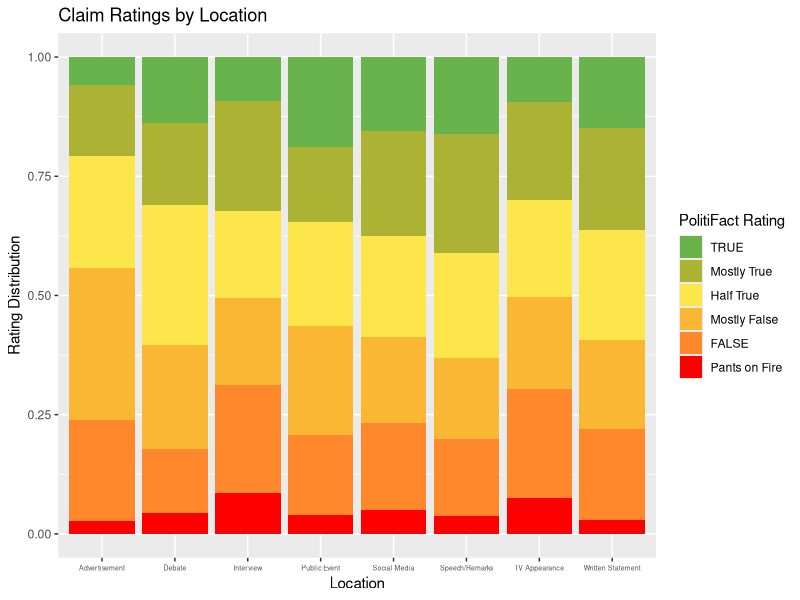
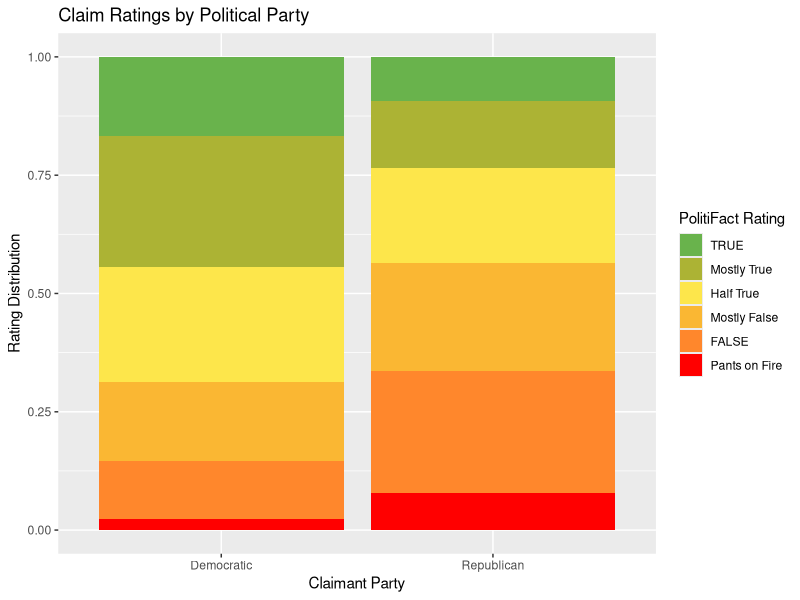
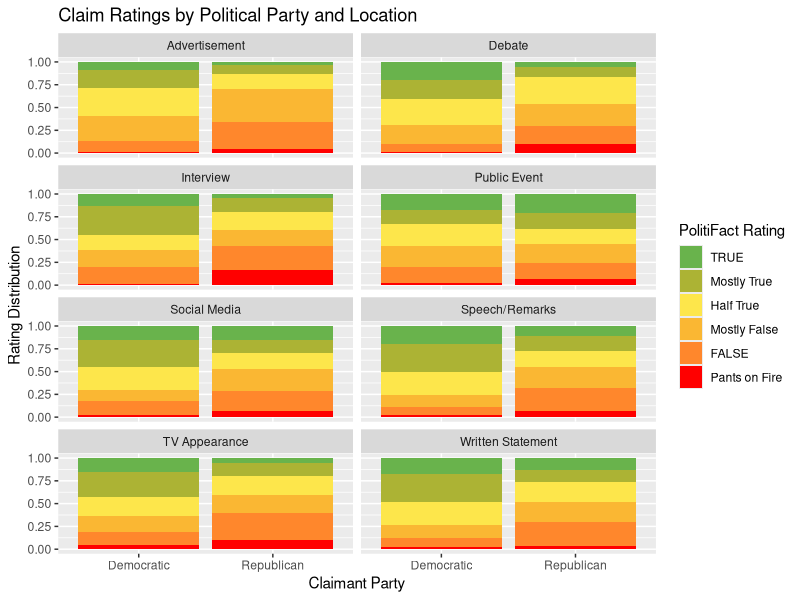
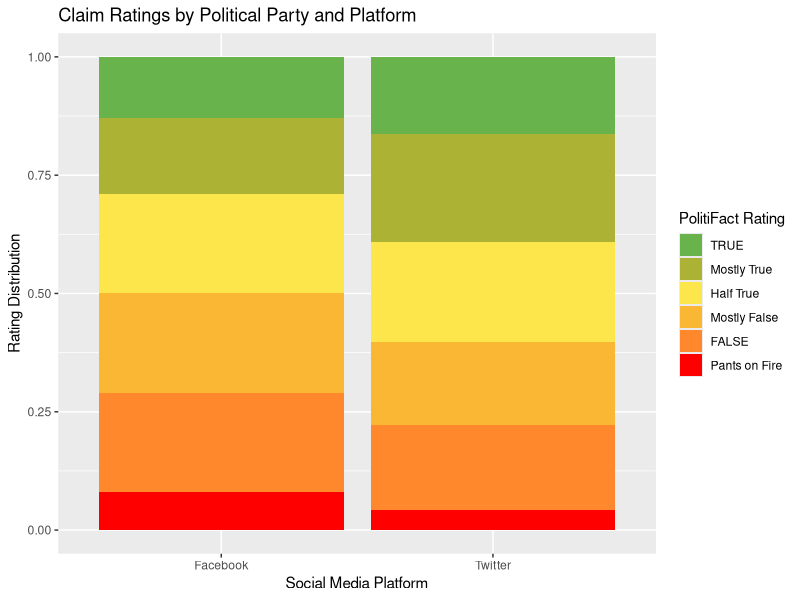
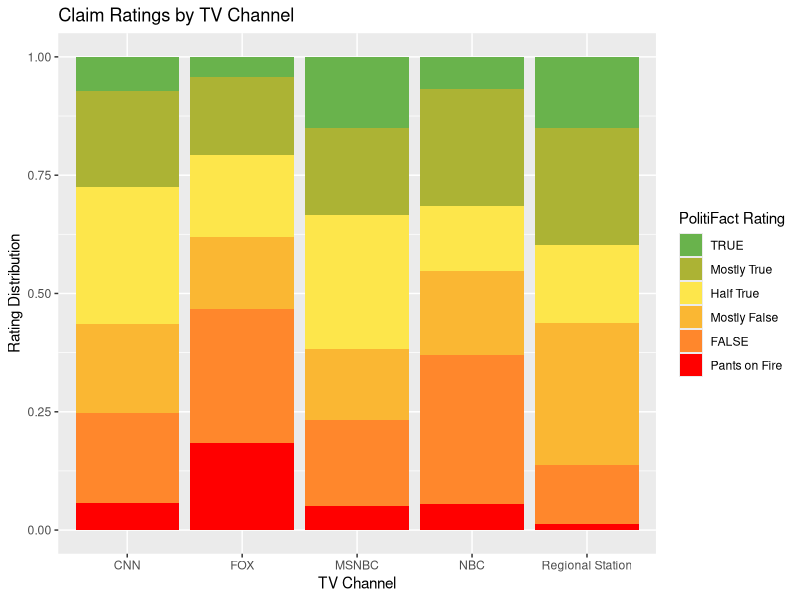
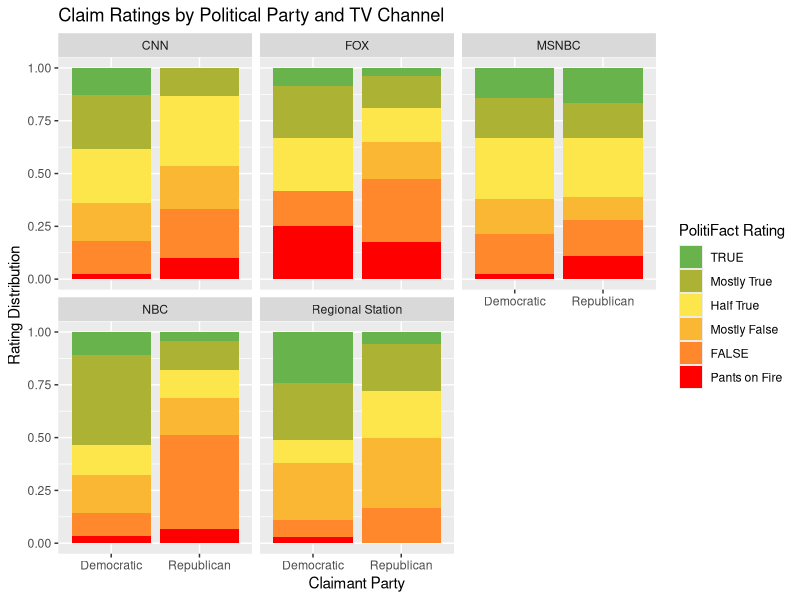
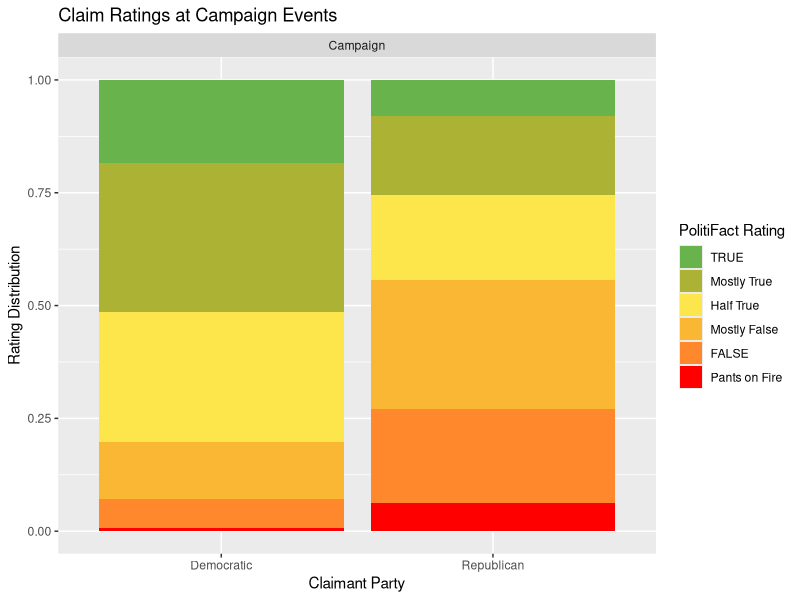

Here is the R script that generated these plots, in order: (Note: this script raises an error after producing the figures.)
## ---- chunk 1
knitr::opts_chunk$set(echo = TRUE)
library(tidyverse)
library(knitr)
## ---- chunk 2
loc_tags <- read.csv("locoflie.csv") %>%
  mutate(textualRating = fct_relevel(textualRating, c("TRUE",
                                                      "Mostly True",
                                                      "Half True",
                                                      "Mostly False",
                                                      "FALSE",
                                                      "Pants on Fire")))

truenesscolors = c("#69B34C", "#ACB334", "#FDE64B", "#FAB733", "#FF872C", "#FF0000")
## ---- chunk 3
loc_tags %>%
  group_by(location) %>%
  summarise(count = n(), prop = n()/nrow(loc_tags)) %>%
  kable(caption = "Distribution of All Claims by Location", digits = 3)
## ---- chunk 4
loc_tags %>%
  ggplot(aes(x = location, fill = textualRating)) +
  geom_bar(position = "fill") +
  labs(
    x = "Location",
    y = "Rating Distribution",
    fill = "PolitiFact Rating",
    title = "Claim Ratings by Location"
  ) +
  scale_fill_manual(values = truenesscolors) +
  theme(axis.text.x = element_text(size = 5))  
## ---- chunk 5
all_loc_count <- loc_tags %>%
  group_by(location) %>%
  summarize(count = n()) %>%
  pull(count)

all_ad <- loc_tags %>%
  filter(location == "Advertisement") %>%
  group_by(textualRating) %>%
  summarize(prop = n()/all_loc_count[1])
all_ad$location <- "Advertisement"

all_deb <- loc_tags %>%
  filter(location == "Debate") %>%
  group_by(textualRating) %>%
  summarize(prop = n()/all_loc_count[2])
all_deb$location <- "Debate"

all_int <- loc_tags %>%
  filter(location == "Interview") %>%
  group_by(textualRating) %>%
  summarize(prop = n()/all_loc_count[3])
all_int$location <- "Interview"

all_pub <- loc_tags %>%
  filter(location == "Public Event") %>%
  group_by(textualRating) %>%
  summarize(prop = n()/all_loc_count[4])
all_pub$location <- "Public Event"

all_soc <- loc_tags %>%
  filter(location == "Social Media") %>%
  group_by(textualRating) %>%
  summarize(prop = n()/all_loc_count[5])
all_soc$location <- "Social Media"

all_spe <- loc_tags %>%
  filter(location == "Speech/Remarks") %>%
  group_by(textualRating) %>%
  summarize(prop = n()/all_loc_count[6])
all_spe$location <- "Speech/Remarks"

all_tv <- loc_tags %>%
  filter(location == "TV Appearance") %>%
  group_by(textualRating) %>%
  summarize(prop = n()/all_loc_count[7])
all_tv$location <- "TV Appearance"

all_wri <- loc_tags %>%
  filter(location == "Written Statement") %>%
  group_by(textualRating) %>%
  summarize(prop = n()/all_loc_count[8])
all_wri$location <- "Written Statement"

all_loc <- rbind(all_ad, all_deb, all_int, all_pub, all_soc, all_spe, all_tv, all_wri)
all_loc %>%
  pivot_wider(names_from = textualRating, values_from = prop) %>%
  kable(caption = "Proportion of Ratings by Location", digits = 3)
## ---- chunk 6
loc_tags %>%
  group_by(claimant_party) %>%
  summarise(count = n(), prop = count/nrow(loc_tags)) %>%
  kable(caption = "Claims Count by Party", digits = 3)
## ---- chunk 7
loc_tags %>%
  ggplot(aes(x = claimant_party, fill = textualRating)) +
  geom_bar(position = "fill") +
  labs(
    x = "Claimant Party",
    y = "Rating Distribution",
    fill = "PolitiFact Rating",
    title = "Claim Ratings by Political Party"
  ) +
  scale_fill_manual(values = truenesscolors)
## ---- chunk 8
loc_tags %>%
  group_by(location, claimant_party) %>%
  summarise(count = n()) %>%
  pivot_wider(names_from = location, values_from = count) %>%
  kable(caption = "Distribution of Claims by Party and Location")
## ---- chunk 9
loc_tags %>%
  ggplot(aes(x = claimant_party, fill = textualRating)) +
  geom_bar(position = "fill") +
  facet_wrap(~ location, ncol = 2) +
  labs(
    x = "Claimant Party",
    y = "Rating Distribution",
    fill = "PolitiFact Rating",
    title = "Claim Ratings by Political Party and Location"
  ) +
  scale_fill_manual(values = truenesscolors)
## ---- chunk 10
loc_tags %>%
  filter(location == "Social Media") %>%
  group_by(location.extra) %>%
  summarise(count = n()) %>%
  kable(caption = "Distribution of Claims by Social Media App")
## ---- chunk 11
loc_tags %>%
  filter(location == "Social Media",
         location.extra == "Twitter" | location.extra == "Facebook") %>%
  ggplot(aes(x = location.extra, fill = textualRating)) +
  geom_bar(position = "fill") +
  labs(
    x = "Social Media Platform",
    y = "Rating Distribution",
    fill = "PolitiFact Rating",
    title = "Claim Ratings by Political Party and Platform"
  ) +
  scale_fill_manual(values = truenesscolors)
## ---- chunk 12
social <- loc_tags %>%
  filter(location == "Social Media",
         location.extra == "Twitter" | location.extra == "Facebook") %>%
  group_by(location.extra) %>%
  summarize(count = n()) %>%
  pull(count)

social_fac <- loc_tags %>%
  filter(location == "Social Media",
         location.extra == "Facebook") %>%
  group_by(textualRating) %>%
  summarize(prop = n()/social[1])
social_fac$platform <- "Facebook"

social_twit <- loc_tags %>%
  filter(location == "Social Media",
         location.extra == "Twitter") %>%
  group_by(textualRating) %>%
  summarize(prop = n()/social[2])
social_twit$platform <- "Twitter"

social_prop <- rbind(social_fac, social_twit)
social_prop %>%
  pivot_wider(names_from = textualRating, values_from = prop) %>%
  kable(caption = "Proportion of Ratings by Platform", digits = 3)
## ---- chunk 13
loc_tags %>%
  filter(location == "TV Appearance") %>%
  group_by(location.extra) %>%
  summarise(count = n()) %>%
  kable(caption = "Distribution of TV Appearances")
## ---- chunk 14
loc_tags %>%
  filter(location == "TV Appearance",
         location.extra == "FOX" | 
           location.extra == "CNN" | 
           location.extra == "MSNBC" | 
           location.extra == "NBC" | 
           location.extra == "Regional Station") %>%
  ggplot(aes(x = location.extra, fill = textualRating)) +
  geom_bar(position = "fill") +
  labs(
    x = "TV Channel",
    y = "Rating Distribution",
    fill = "PolitiFact Rating",
    title = "Claim Ratings by TV Channel"
  ) +
  scale_fill_manual(values = truenesscolors)
## ---- chunk 15
tv_totals <- loc_tags %>%
  filter(location == "TV Appearance",
           location.extra == "CNN" | 
           location.extra == "FOX" | 
           location.extra == "MSNBC" | 
           location.extra == "NBC" | 
           location.extra == "Regional Station") %>%
  group_by(location.extra) %>%
  summarize(count = n()) %>%
  pull(count)

cnn_prop <- loc_tags %>%
  filter(location == "TV Appearance",
         location.extra == "CNN") %>%
  group_by(textualRating) %>%
  summarize(prop = n()/tv_totals[1])
cnn_prop$channel <- "CNN"

fox_prop <- loc_tags %>%
  filter(location == "TV Appearance",
         location.extra == "FOX") %>%
  group_by(textualRating) %>%
  summarize(prop = n()/tv_totals[2])
fox_prop$channel <- "FOX"

msnbc_prop <- loc_tags %>%
  filter(location == "TV Appearance",
         location.extra == "MSNBC") %>%
  group_by(textualRating) %>%
  summarize(prop = n()/tv_totals[3])
msnbc_prop$channel <- "MSNBC"

nbc_prop <- loc_tags %>%
  filter(location == "TV Appearance",
         location.extra == "NBC") %>%
  group_by(textualRating) %>%
  summarize(prop = n()/tv_totals[4])
nbc_prop$channel <- "NBC"
  
rs_prop <- loc_tags %>%
  filter(location == "TV Appearance",
         location.extra == "Regional Station") %>%
  group_by(textualRating) %>%
  summarize(prop = n()/tv_totals[5])
rs_prop$channel <- "Regional Station"

tv_props <- rbind(cnn_prop, fox_prop, msnbc_prop, nbc_prop, rs_prop)

tv_props %>%
  pivot_wider(names_from = textualRating, values_from = prop) %>%
  kable(caption = "Claim Rating Proportions by TV Channel", digits = 3)
## ---- chunk 16
loc_tags %>%
  filter(location == "TV Appearance",
         location.extra == "FOX" | 
           location.extra == "CNN" | 
           location.extra == "MSNBC" | 
           location.extra == "NBC" | 
           location.extra == "Regional Station") %>%
  ggplot(aes(x = claimant_party, fill = textualRating)) +
  geom_bar(position = "fill") +
  facet_wrap(~ location.extra) +
  labs(
    x = "Claimant Party",
    y = "Rating Distribution",
    fill = "PolitiFact Rating",
    title = "Claim Ratings by Political Party and TV Channel"
  ) +
  scale_fill_manual(values = truenesscolors)
## ---- chunk 17
loc_tags %>%
   filter(location == "TV Appearance",
         location.extra == "FOX") %>%
  group_by(claimant_party, textualRating) %>%
  summarize(count = n()) %>%
  pivot_wider(names_from = textualRating, values_from = count, values_fill = 0) %>%
  kable(caption = "Claim Distribution on FOX")

loc_tags %>%
   filter(location == "TV Appearance",
         location.extra == "CNN") %>%
  group_by(claimant_party, textualRating) %>%
  summarize(count = n()) %>%
  pivot_wider(names_from = textualRating, values_from = count, values_fill = 0) %>%
  kable(caption = "Claim Distribution on CNN")

loc_tags %>%
   filter(location == "TV Appearance",
         location.extra == "MSNBC") %>%
  group_by(claimant_party, textualRating) %>%
  summarize(count = n()) %>%
  pivot_wider(names_from = textualRating, values_from = count, values_fill = 0) %>%
  kable(caption = "Claim Distribution on MSNBC")

loc_tags %>%
   filter(location == "TV Appearance",
         location.extra == "NBC") %>%
  group_by(claimant_party, textualRating) %>%
  summarize(count = n()) %>%
  pivot_wider(names_from = textualRating, values_from = count, values_fill = 0) %>%
  kable(caption = "Claim Distribution on NBC")

loc_tags %>%
   filter(location == "TV Appearance",
         location.extra == "Regional Station") %>%
  group_by(claimant_party, textualRating) %>%
  summarize(count = n()) %>%
  pivot_wider(names_from = textualRating, values_from = count, values_fill = 0) %>%
  kable(caption = "Claim Distribution on Regional Station")
## ---- chunk 18
tv_totals_dems <- loc_tags %>%
  filter(location == "TV Appearance",
           location.extra == "CNN" | 
           location.extra == "FOX" | 
           location.extra == "MSNBC" | 
           location.extra == "NBC" | 
           location.extra == "Regional Station",
         claimant_party == "Democratic") %>%
  group_by(location.extra) %>%
  summarize(count = n()) %>%
  pull(count)

cnn_prop_dems <- loc_tags %>%
  filter(location == "TV Appearance",
         location.extra == "CNN",
         claimant_party == "Democratic") %>%
  group_by(textualRating) %>%
  summarize(prop = n()/tv_totals_dems[1])
cnn_prop_dems$channel <- "CNN"
cnn_prop_dems$party <- "Democratic"

fox_prop_dems <- loc_tags %>%
  filter(location == "TV Appearance",
         location.extra == "FOX",
         claimant_party == "Democratic") %>%
  group_by(textualRating) %>%
  summarize(prop = n()/tv_totals_dems[2])
fox_prop_dems$channel <- "FOX"
fox_prop_dems$party <- "Democratic"

msnbc_prop_dems <- loc_tags %>%
  filter(location == "TV Appearance",
         location.extra == "MSNBC",
         claimant_party == "Democratic") %>%
  group_by(textualRating) %>%
  summarize(prop = n()/tv_totals_dems[3])
msnbc_prop_dems$channel <- "MSNBC"
msnbc_prop_dems$party <- "Democratic"

nbc_prop_dems <- loc_tags %>%
  filter(location == "TV Appearance",
         location.extra == "NBC",
         claimant_party == "Democratic") %>%
  group_by(textualRating) %>%
  summarize(prop = n()/tv_totals_dems[4])
nbc_prop_dems$channel <- "NBC"
nbc_prop_dems$party <- "Democratic"
  
rs_prop_dems <- loc_tags %>%
  filter(location == "TV Appearance",
         location.extra == "Regional Station",
         claimant_party == "Democratic") %>%
  group_by(textualRating) %>%
  summarize(prop = n()/tv_totals_dems[5])
rs_prop_dems$channel <- "Regional Station"
rs_prop_dems$party <- "Democratic"

tv_props_dems <- rbind(cnn_prop_dems, fox_prop_dems, msnbc_prop_dems, nbc_prop_dems, rs_prop_dems)

tv_totals_reps <- loc_tags %>%
  filter(location == "TV Appearance",
           location.extra == "CNN" | 
           location.extra == "FOX" | 
           location.extra == "MSNBC" | 
           location.extra == "NBC" | 
           location.extra == "Regional Station",
         claimant_party == "Republican") %>%
  group_by(location.extra) %>%
  summarize(count = n()) %>%
  pull(count)

cnn_prop_reps <- loc_tags %>%
  filter(location == "TV Appearance",
         location.extra == "CNN",
         claimant_party == "Republican") %>%
  group_by(textualRating) %>%
  summarize(prop = n()/tv_totals_reps[1])
cnn_prop_reps$channel <- "CNN"
cnn_prop_reps$party <- "Republican"

fox_prop_reps <- loc_tags %>%
  filter(location == "TV Appearance",
         location.extra == "FOX",
         claimant_party == "Republican") %>%
  group_by(textualRating) %>%
  summarize(prop = n()/tv_totals_reps[2])
fox_prop_reps$channel <- "FOX"
fox_prop_reps$party <- "Republican"

msnbc_prop_reps <- loc_tags %>%
  filter(location == "TV Appearance",
         location.extra == "MSNBC",
         claimant_party == "Republican") %>%
  group_by(textualRating) %>%
  summarize(prop = n()/tv_totals_reps[3])
msnbc_prop_reps$channel <- "MSNBC"
msnbc_prop_reps$party <- "Republican"

nbc_prop_reps <- loc_tags %>%
  filter(location == "TV Appearance",
         location.extra == "NBC",
         claimant_party == "Republican") %>%
  group_by(textualRating) %>%
  summarize(prop = n()/tv_totals_reps[4])
nbc_prop_reps$channel <- "NBC"
nbc_prop_reps$party <- "Republican"
  
rs_prop_reps <- loc_tags %>%
  filter(location == "TV Appearance",
         location.extra == "Regional Station",
         claimant_party == "Republican") %>%
  group_by(textualRating) %>%
  summarize(prop = n()/tv_totals_reps[5])
rs_prop_reps$channel <- "Regional Station"
rs_prop_reps$party <- "Republican"

tv_props_reps <- rbind(cnn_prop_reps, fox_prop_reps, msnbc_prop_reps, nbc_prop_reps, rs_prop_reps)

tv_props_byparty <- rbind(tv_props_dems, tv_props_reps)

tv_props_byparty %>%
  arrange(channel) %>%
  pivot_wider(names_from = textualRating, values_from = prop, values_fill = 0) %>%
  kable(caption = "Claim Rating Proportions by Party and TV Channel", digits = 3)
## ---- chunk 19
total_dem <- loc_tags %>%
  filter(location == "Speech/Remarks", claimant_party == "Democratic") %>%
  summarize(total = n())
loc_tags %>%
  filter(location == "Speech/Remarks", claimant_party == "Democratic") %>%
  group_by(location.extra) %>%
  summarize(prop = n()/total_dem) %>%
  kable(caption = "Democrats Claim Location by Proportion", digits = 3)

total_rep <- loc_tags %>%
  filter(location == "Speech/Remarks", claimant_party == "Republican") %>%
  summarize(total = n())
loc_tags %>%
  filter(location == "Speech/Remarks", claimant_party == "Republican") %>%
  group_by(location.extra) %>%
  summarize(prop = n()/total_rep) %>%
  kable(caption = "Republicans Claim Location by Proportion", digits = 3)
## ---- chunk 20
loc_tags %>%
  filter(location == "Speech/Remarks", location.extra == "Campaign") %>%
  ggplot(aes(x = claimant_party, fill = textualRating)) +
  geom_bar(position = "fill") +
  facet_wrap(~ location.extra) +
  labs(
    x = "Claimant Party",
    y = "Rating Distribution",
    fill = "PolitiFact Rating",
    title = "Claim Ratings at Campaign Events"
  ) +
  scale_fill_manual(values = truenesscolors)
## ---- chunk 21
total_speech_campaign <- loc_tags %>%
  filter(location == "Speech/Remarks", location.extra == "Campaign") %>%
  group_by(claimant_party) %>%
  summarize(total = n()) %>%
  pull(total)

speech_campaign1 <- loc_tags %>%
  filter(location == "Speech/Remarks", 
         location.extra == "Campaign",
         claimant_party == "Democratic") %>%
  group_by(textualRating) %>%
  summarize(prop = n()/total_speech_campaign[1])
speech_campaign1$party <- "Democratic"

speech_campaign2 <- loc_tags %>%
  filter(location == "Speech/Remarks", 
         location.extra == "Campaign",
         claimant_party == "Republican") %>%
  group_by(textualRating) %>%
  summarize(prop = n()/total_speech_campaign[2]) 
speech_campaign2$party <- "Republican"

speech_campaign <- rbind(speech_campaign1, speech_campaign2)

speech_campaign %>%
  pivot_wider(names_from = textualRating, values_from = prop, values_fill = 0) %>%
  kable(caption = "Claim Rating Proportion by Party", digits = 3)
## ---- chunk 22
loc_tags %>%
  filter(location == "Speech/Remarks", 
         location.extra == "Press Event") %>%
 ggplot(aes(x = claimant_party, fill = textualRating)) +
  geom_bar(position = "fill") +
  facet_wrap(~ location.extra) +
  labs(
    x = "Claimant Party",
    y = "Rating Distribution",
    fill = "PolitiFact Rating",
    title = "Claim Ratings at Press Events"
  ) +
  scale_fill_manual(values = truenesscolors)
## ---- chunk 23
total_speech_press <- loc_tags %>%
  filter(location == "Speech/Remarks", location.extra == "Press Event") %>%
  group_by(claimant_party) %>%
  summarize(total = n()) %>%
  pull(total)

speech_press1 <- loc_tags %>%
  filter(location == "Speech/Remarks", 
         location.extra == "Press Event",
         claimant_party == "Democratic") %>%
  group_by(textualRating) %>%
  summarize(prop = n()/total_speech_press[1])
speech_press1$party <- "Democratic"

speech_press2 <- loc_tags %>%
  filter(location == "Speech/Remarks", 
         location.extra == "Press Event",
         claimant_party == "Republican") %>%
  group_by(textualRating) %>%
  summarize(prop = n()/total_speech_press[2]) 
speech_press2$party <- "Republican"

speech_press <- rbind(speech_press1, speech_press2)

speech_campaign %>%
  pivot_wider(names_from = textualRating, values_from = prop, values_fill = 0) %>%
  kable(caption = "Claim Rating Proportion by Party", digits = 3)
## ---- chunk 24
loc_tags %>%
  filter(location == "Speech/Remarks", 
         location.extra == "Hearing") %>%
 ggplot(aes(x = claimant_party, fill = textualRating)) +
  geom_bar(position = "fill") +
  facet_wrap(~ location.extra) +
  labs(
    x = "Claimant Party",
    y = "Rating Distribution",
    fill = "PolitiFact Rating",
    title = "Claim Ratings in Hearings"
  ) +
  scale_fill_manual(values = truenesscolors)
## ---- chunk 25
loc_tags %>%
  filter(location == "Speech/Remarks", 
         location.extra == "Unspecified") %>%
 ggplot(aes(x = claimant_party, fill = textualRating)) +
  geom_bar(position = "fill") +
  labs(
    x = "Claimant Party",
    y = "Rating Distribution",
    fill = "PolitiFact Rating",
    title = "Claim Ratings in Speeches/Remarks",
    subtitle = "Not listed as Press Events, Campaign Events, or Hearings"
  ) +
  scale_fill_manual(values = truenesscolors)
## ---- chunk 26
loc_tags %>%
  filter(location == "Debate") %>%
  group_by(location.extra) %>%
  summarize(count = n()) %>%
  kable(caption = "Type of Debate, count")

loc_tags %>%
  filter(location == "Debate") %>%
 ggplot(aes(x = location.extra, fill = textualRating)) +
  geom_bar(position = "fill") +
  labs(
    x = "Type of Debate",
    y = "Rating Distribution",
    fill = "PolitiFact Rating",
    title = "Claim Ratings in Debates"
  ) +
  scale_fill_manual(values = truenesscolors)
## ---- chunk 27
loc_tags %>%
  filter(location == "Debate") %>%
  group_by(location.extra, claimant_party) %>%
  summarize(count = n()) %>%
  pivot_wider(names_from = location.extra, values_from = count, values_fill = 0) %>%
  kable(caption = "Type of Debate by Party, count")

loc_tags %>%
  filter(location == "Debate") %>%
 ggplot(aes(x = claimant_party, fill = textualRating)) +
  geom_bar(position = "fill") +
  facet_wrap(~ location.extra) +
  labs(
    x = "Political Party",
    y = "Rating Distribution",
    fill = "PolitiFact Rating",
    title = "Claim Ratings in Debates, by Political Party"
  ) +
  scale_fill_manual(values = truenesscolors)
